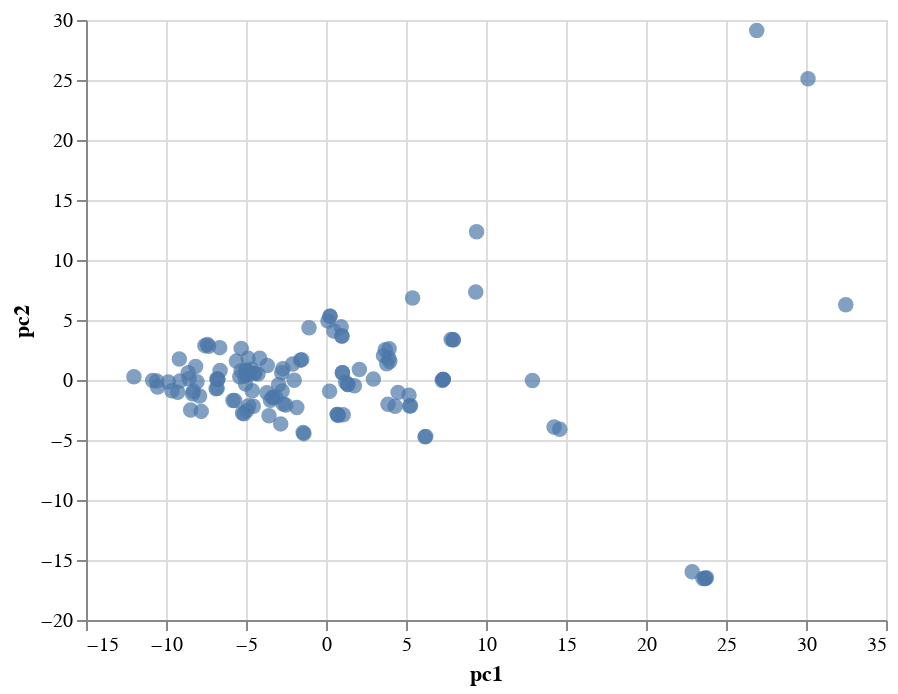

Write notebook code for a chart like this one.
### Code cell
visualize_embeds(output_elmo_inv, csv, tooltip=['word', 'Text'])

### Figure 1 — Vega-Lite specification as saved in the notebook (floating-point values rounded to 4 significant figures; data arrays with more than 128 entries replaced by an {"elided": "..."} marker saying what was removed)
{"config": {"view": {"continuousWidth": 400, "continuousHeight": 300}}, "data": {"name": "data-dfe5566f35b0f9e535abf5fd3784468d"}, "mark": {"type": "circle", "size": 60}, "encoding": {"tooltip": [{"type": "nominal", "field": "word"}, {"type": "nominal", "field": "Text"}], "x": {"type": "quantitative", "field": "pc1"}, "y": {"type": "quantitative", "field": "pc2"}}, "selection": {"selector002": {"type": "interval", "bind": "scales", "encodings": ["x", "y"]}}, "$schema": "https://vega.github.io/schema/vega-lite/v4.8.1.json", "datasets": {"data-dfe5566f35b0f9e535abf5fd3784468d": {"elided": "129 records"}}}
